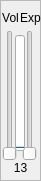
   <widget class="QFrame" name="frame_13">
    <property name="geometry">
     <rect>
      <x>190</x>
      <y>330</y>
      <width>41</width>
      <height>181</height>
     </rect>
    </property>
    <property name="frameShape">
     <enum>QFrame::StyledPanel</enum>
    </property>
    <property name="frameShadow">
     <enum>QFrame::Raised</enum>
    </property>
    <widget class="QSlider" name="MIDI_Expression_13">
     <property name="geometry">
      <rect>
       <x>20</x>
       <y>30</y>
       <width>20</width>
       <height>131</height>
      </rect>
     </property>
     <property name="maximum">
      <number>127</number>
     </property>
     <property name="value">
      <number>0</number>
     </property>
     <property name="orientation">
      <enum>Qt::Vertical</enum>
     </property>
    </widget>
    <widget class="QSlider" name="MIDI_Volume_13">
     <property name="geometry">
      <rect>
       <x>0</x>
       <y>30</y>
       <width>20</width>
       <height>131</height>
      </rect>
     </property>
     <property name="maximum">
      <number>127</number>
     </property>
     <property name="value">
      <number>0</number>
     </property>
     <property name="orientation">
      <enum>Qt::Vertical</enum>
     </property>
    </widget>
    <widget class="QLabel" name="label_41">
     <property name="geometry">
      <rect>
       <x>0</x>
       <y>10</y>
       <width>21</width>
       <height>16</height>
      </rect>
     </property>
     <property name="text">
      <string notr="true">Vol</string>
     </property>
     <property name="alignment">
      <set>Qt::AlignCenter</set>
     </property>
    </widget>
    <widget class="QLabel" name="label_42">
     <property name="geometry">
      <rect>
       <x>20</x>
       <y>10</y>
       <width>21</width>
       <height>16</height>
      </rect>
     </property>
     <property name="text">
      <string notr="true">Exp</string>
     </property>
    </widget>
    <widget class="QLabel" name="label_43">
     <property name="geometry">
      <rect>
       <x>10</x>
       <y>160</y>
       <width>21</width>
       <height>16</height>
      </rect>
     </property>
     <property name="text">
      <string notr="true">13</string>
     </property>
     <property name="alignment">
      <set>Qt::AlignCenter</set>
     </property>
    </widget>
    <widget class="QProgressBar" name="MIDI_VolDisp_13">
     <property name="geometry">
      <rect>
       <x>15</x>
       <y>35</y>
       <width>10</width>
       <height>116</height>
      </rect>
     </property>
     <property name="maximumSize">
      <size>
       <width>10</width>
       <height>16777215</height>
      </size>
     </property>
     <property name="maximum">
      <number>127</number>
     </property>
     <property name="value">
      <number>0</number>
     </property>
     <property name="textVisible">
      <bool>false</bool>
     </property>
     <property name="orientation">
      <enum>Qt::Vertical</enum>
     </property>
    </widget>
   </widget>
